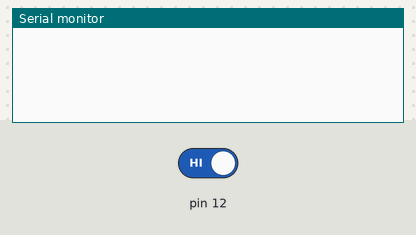
Bench run of a sketch on a simulated Arduino Uno, built with avr-gcc and run on an emulated ATmega328P. Parts: the last lines printed to the serial monitor. Inputs (shaded band) come from the test bench; at power-on: pin 12 HIGH.

Above: at 1.2 s.
1.3 s: pin 12 driven LOW
At 2.0 s:
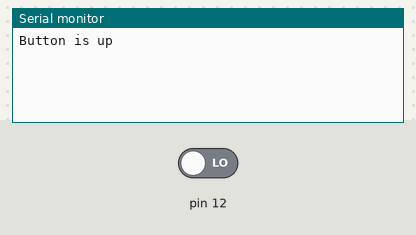
2.8 s: pin 12 driven HIGH
At 3.1 s:
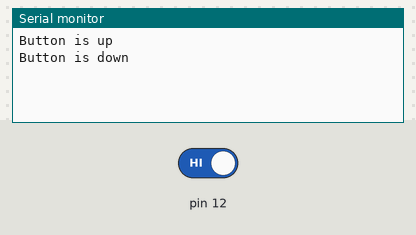

The sketch:

DetectButtonPress.ino
```cpp
bool buttonStateUp = true;
// inspired by
// https://arduino.stackexchange.com/questions/48243/detecting-if-a-push-button-was-pressed-and-released
void setup() {
  Serial.begin(9600);
  pinMode(12,INPUT);

}

void loop() {
  if (digitalRead(12) == LOW && buttonStateUp){
    Serial.println("Button is up");
    buttonStateUp = false;
  }
  if (digitalRead(12) == HIGH && buttonStateUp == false){
    Serial.println("Button is down");
    buttonStateUp = true;
  }
}
```

Measured:
- after the input at 1.3 s, the serial monitor: prints a new line at once (image 1)
- after the input at 2.8 s, the serial monitor: prints a new line at once (image 2)
